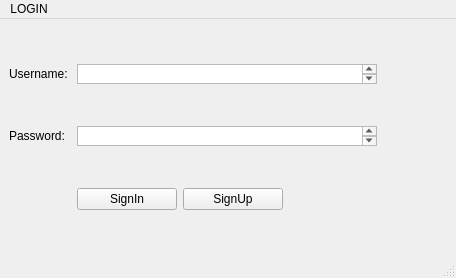
<?xml version="1.0" encoding="UTF-8"?>
<ui version="4.0">
 <class>MainWindow</class>
 <widget class="QMainWindow" name="MainWindow">
  <property name="geometry">
   <rect>
    <x>0</x>
    <y>0</y>
    <width>456</width>
    <height>278</height>
   </rect>
  </property>
  <property name="maximumSize">
   <size>
    <width>500</width>
    <height>500</height>
   </size>
  </property>
  <property name="windowTitle">
   <string>MainWindow</string>
  </property>
  <widget class="QWidget" name="centralwidget">
   <property name="maximumSize">
    <size>
     <width>400</width>
     <height>400</height>
    </size>
   </property>
   <layout class="QFormLayout" name="formLayout">
    <item row="0" column="0">
     <widget class="QLabel" name="label_2">
      <property name="maximumSize">
       <size>
        <width>100</width>
        <height>20</height>
       </size>
      </property>
      <property name="text">
       <string>Username: </string>
      </property>
     </widget>
    </item>
    <item row="0" column="1">
     <widget class="QTextEdit" name="userName">
      <property name="maximumSize">
       <size>
        <width>300</width>
        <height>20</height>
       </size>
      </property>
     </widget>
    </item>
    <item row="2" column="0">
     <widget class="QLabel" name="label">
      <property name="maximumSize">
       <size>
        <width>100</width>
        <height>20</height>
       </size>
      </property>
      <property name="text">
       <string>Password: </string>
      </property>
     </widget>
    </item>
    <item row="2" column="1">
     <widget class="QTextEdit" name="password">
      <property name="maximumSize">
       <size>
        <width>300</width>
        <height>20</height>
       </size>
      </property>
     </widget>
    </item>
    <item row="5" column="0">
     <layout class="QVBoxLayout" name="verticalLayout"/>
    </item>
    <item row="5" column="1">
     <layout class="QHBoxLayout" name="horizontalLayout">
      <item>
       <widget class="QPushButton" name="signinButton">
        <property name="maximumSize">
         <size>
          <width>100</width>
          <height>30</height>
         </size>
        </property>
        <property name="text">
         <string>SignIn</string>
        </property>
       </widget>
      </item>
      <item>
       <widget class="QPushButton" name="signupButton">
        <property name="maximumSize">
         <size>
          <width>100</width>
          <height>30</height>
         </size>
        </property>
        <property name="text">
         <string>SignUp</string>
        </property>
       </widget>
      </item>
     </layout>
    </item>
   </layout>
  </widget>
  <widget class="QMenuBar" name="menubar">
   <property name="geometry">
    <rect>
     <x>0</x>
     <y>0</y>
     <width>456</width>
     <height>19</height>
    </rect>
   </property>
   <widget class="QMenu" name="menuLOGIN">
    <property name="title">
     <string>LOGIN</string>
    </property>
   </widget>
   <addaction name="menuLOGIN"/>
  </widget>
  <widget class="QStatusBar" name="statusbar"/>
 </widget>
 <resources/>
 <connections/>
</ui>
